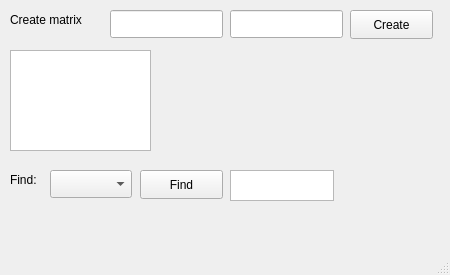
<?xml version="1.0" encoding="UTF-8"?>
<ui version="4.0">
 <class>MainWindow</class>
 <widget class="QMainWindow" name="MainWindow">
  <property name="geometry">
   <rect>
    <x>0</x>
    <y>0</y>
    <width>450</width>
    <height>275</height>
   </rect>
  </property>
  <property name="windowTitle">
   <string>MainWindow</string>
  </property>
  <widget class="QWidget" name="centralwidget">
   <widget class="QComboBox" name="comboBox">
    <property name="geometry">
     <rect>
      <x>50</x>
      <y>170</y>
      <width>82</width>
      <height>28</height>
     </rect>
    </property>
   </widget>
   <widget class="QLabel" name="label">
    <property name="geometry">
     <rect>
      <x>10</x>
      <y>10</y>
      <width>91</width>
      <height>20</height>
     </rect>
    </property>
    <property name="text">
     <string>Create matrix</string>
    </property>
   </widget>
   <widget class="QLineEdit" name="rows">
    <property name="geometry">
     <rect>
      <x>110</x>
      <y>10</y>
      <width>113</width>
      <height>28</height>
     </rect>
    </property>
   </widget>
   <widget class="QLineEdit" name="cols">
    <property name="geometry">
     <rect>
      <x>230</x>
      <y>10</y>
      <width>113</width>
      <height>28</height>
     </rect>
    </property>
   </widget>
   <widget class="QPushButton" name="createMatrixButton">
    <property name="geometry">
     <rect>
      <x>350</x>
      <y>10</y>
      <width>83</width>
      <height>29</height>
     </rect>
    </property>
    <property name="text">
     <string>Create</string>
    </property>
   </widget>
   <widget class="QTextEdit" name="matrixTextEdit">
    <property name="geometry">
     <rect>
      <x>10</x>
      <y>50</y>
      <width>141</width>
      <height>101</height>
     </rect>
    </property>
   </widget>
   <widget class="QLabel" name="label_2">
    <property name="geometry">
     <rect>
      <x>10</x>
      <y>170</y>
      <width>63</width>
      <height>20</height>
     </rect>
    </property>
    <property name="text">
     <string>Find:</string>
    </property>
   </widget>
   <widget class="QPushButton" name="findButton">
    <property name="geometry">
     <rect>
      <x>140</x>
      <y>170</y>
      <width>83</width>
      <height>29</height>
     </rect>
    </property>
    <property name="text">
     <string>Find</string>
    </property>
   </widget>
   <widget class="QTextEdit" name="resultTextEdit">
    <property name="geometry">
     <rect>
      <x>230</x>
      <y>170</y>
      <width>104</width>
      <height>31</height>
     </rect>
    </property>
   </widget>
  </widget>
  <widget class="QMenuBar" name="menubar">
   <property name="geometry">
    <rect>
     <x>0</x>
     <y>0</y>
     <width>450</width>
     <height>25</height>
    </rect>
   </property>
  </widget>
  <widget class="QStatusBar" name="statusbar"/>
 </widget>
 <resources/>
 <connections/>
</ui>
